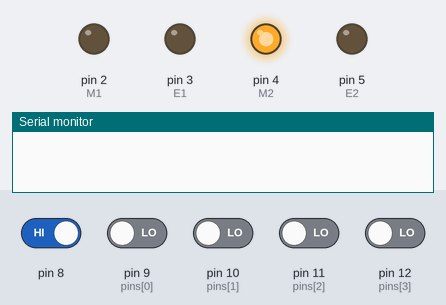
The sketch below on a simulated Arduino Uno, built with avr-gcc and run on an emulated ATmega328P. On the bench: output pins drawn as LEDs (lit = HIGH), the last lines printed to the serial monitor. The inputs (shaded band) are chosen by the test bench; at power-on: pin 8 HIGH, pin 9 (pins[0]), pin 10 (pins[1]), pin 11 (pins[2]), pin 12 (pins[3]) LOW.

Above: at 1.2 s.
1.3 s: pin 8 driven LOW
At 2.5 s:
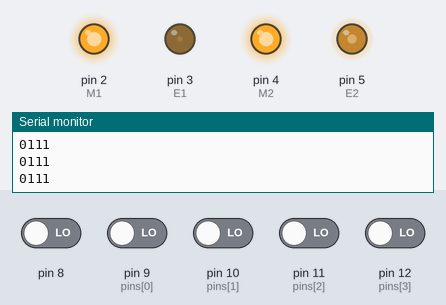
2.8 s: pin 9 (pins[0]) driven HIGH
At 3.6 s:
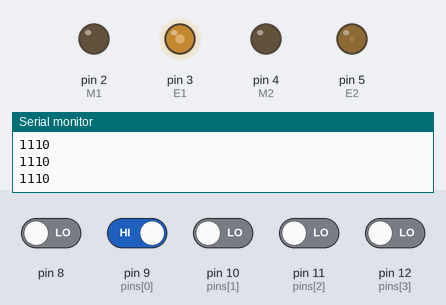
4.3 s: pin 12 (pins[3]) driven HIGH
At 4.6 s:
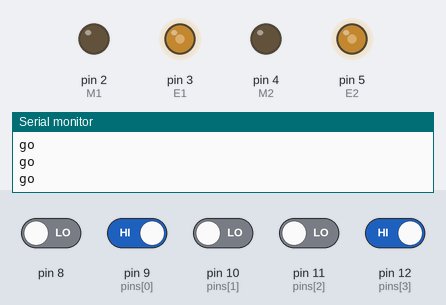
5.8 s: pin 10 (pins[1]) driven HIGH
At 7.0 s:
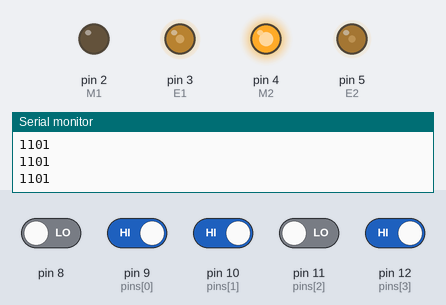
7.3 s: pin 11 (pins[2]) driven HIGH
At 8.1 s:
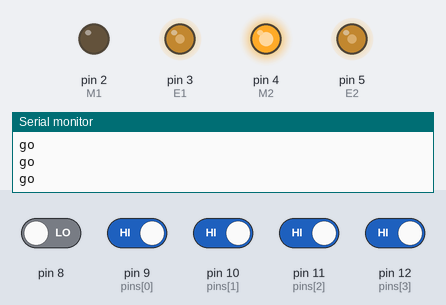
8.8 s: pin 10 (pins[1]) driven LOW
At 9.4 s:
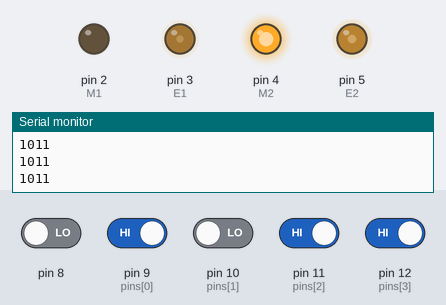
Timing chart, 0 to 11.3 s (numbered marks = the images above; inputs shaded):
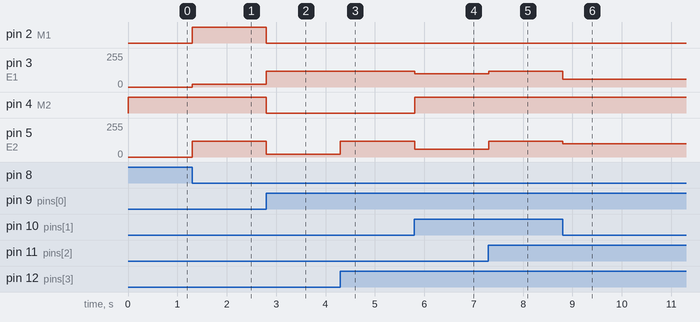

The sketch:

lineTracer3_2.ino
```cpp
#define M1 2
#define E1 3
#define M2 4
#define E2 5

int pins[4] = {9,10,11,12};
bool readPins[4];
int runState = 0;
bool status = false;
bool swStatus = true;
int delayTime = 1000;

void setup() {
  // put your setup code here, to run once:
  Serial.begin(9600);
  for(int i=2;i<6;++i) pinMode(i,OUTPUT);
  for(int i=0;i<4;++i) pinMode(pins[i],INPUT);
  pinMode(8,INPUT);
  digitalWrite(M1,LOW);
  digitalWrite(M2,HIGH);

}

//가장 안정적인 모델
//140 ok
//220 no
//200 no
void loop() {
  for(int i=0;i<4;++i){
    readPins[i] = digitalRead(pins[i]);
  }

  if(digitalRead(8) == LOW && swStatus == true){
    status = !status;
    swStatus = false;
  }else if(digitalRead(8) == HIGH && swStatus == false){
    swStatus = true;
  }

  if(status){
     if((readPins[0] == HIGH && readPins[1]==HIGH && readPins[2]==HIGH && readPins[3]==HIGH)  || (readPins[0] == HIGH && readPins[1] == LOW && readPins[2] == LOW && readPins[3] == HIGH))
    {
      Serial.println("go");
      goFoward();
    }else
    if(readPins[0] ==LOW)  // 맨 오른쪽 센서(A0)에 라인이 감지된 경우
    {
      Serial.println("0111");
      turn(20,120,HIGH,HIGH);
    }
    else if(readPins[3] ==LOW)  // 맨 왼쪽 센서(A5)에 라인이 감지된 경우
    {
      Serial.println("1110");
      turn(120,20,LOW,LOW);
    }
    else if(readPins[1] ==LOW)  // 오른쪽에서 두 번째 센서(A1)에 라인이 감지된 경우
    {
      Serial.println("1011");
      turn(60,100,LOW,HIGH);
    }
    else if(readPins[2] ==LOW)  // 왼쪽에서 두 번째 센서(A4)에 라인이 감지된 경우
    {
      Serial.println("1101");
      turn(100,60,LOW,HIGH);
    }
    else
    {
      Serial.println("WhatEver");
      goFoward();
    }
  }else if(status == false){
    Stop();
  }
  //알고리즘 끝
  delay(10);

}

void Stop(){
    digitalWrite(E2,LOW);
    digitalWrite(E1,LOW);
}
void goFoward(){
    analogWrite(E1,120);
    analogWrite(E2,120);
}
void turn(int l,int r,bool l2 ,bool r2 ){
    digitalWrite(M1,l2);
    digitalWrite(M2,r2);
    analogWrite(E1,l);
    analogWrite(E2,r);
}
```

Measured:
- after the input at 1.3 s, pin 2 (M1): LOW → HIGH at once; pin 3 (E1): 0/255 → 20/255 at once; pin 5 (E2): 0/255 → 120/255 at once
- after the input at 2.8 s, pin 2 (M1), pin 4 (M2): HIGH → LOW at once; pin 3 (E1): 20/255 → 120/255 at once; pin 5 (E2): 120/255 → 20/255 at once
- after the input at 4.3 s, pin 5 (E2): 20/255 → 120/255 at once
- after the input at 5.8 s, pin 3 (E1): 120/255 → 100/255 at once; pin 4 (M2): LOW → HIGH at once; pin 5 (E2): 120/255 → 60/255 at once
- after the input at 7.3 s, pin 3 (E1): 100/255 → 120/255 at once; pin 5 (E2): 60/255 → 120/255 at once
- after the input at 8.8 s, pin 3 (E1): 120/255 → 60/255 at once; pin 5 (E2): 120/255 → 100/255 at once
